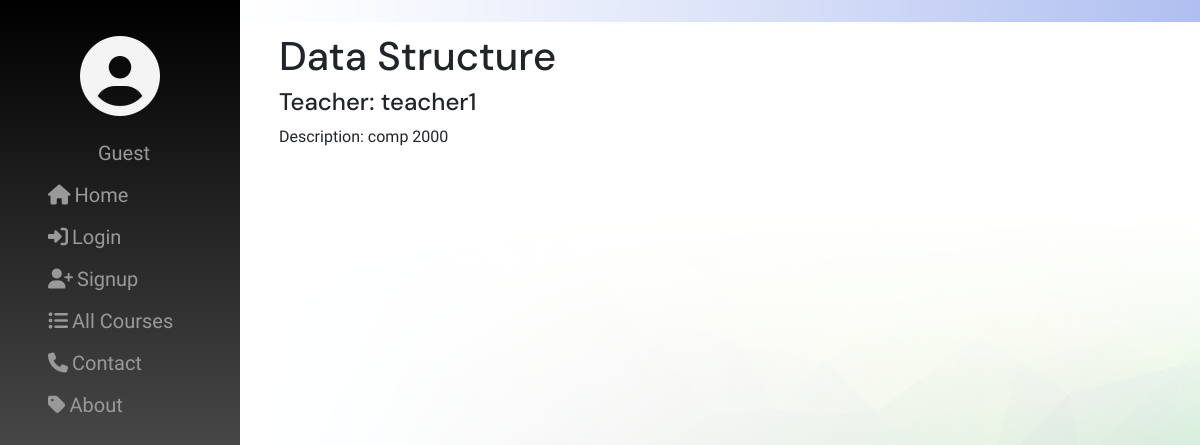
Page /courses/detail/1/ on the earlier database version.
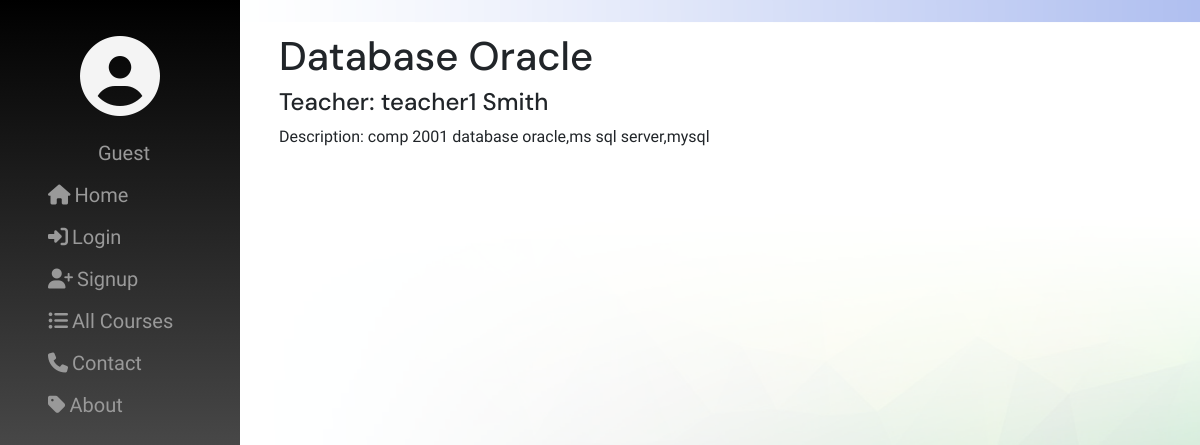
Same page on the later database version.
### courses/models.py (models this page shows, shortened)
class Course(models.Model):
    course_name = models.CharField(max_length=200)
    course_description = models.TextField()
    teacher = models.ForeignKey(User, related_name="course", on_delete=models.CASCADE)
    students = models.ManyToManyField(User, through='Enrollment', related_name="student_course")
    class Meta:
        ordering = ['course_name']

### users/models.py (models this page shows)
class User(auth.models.AbstractUser):
    USER_TYPE_CHOICES = (
        (1, 'Student'),
        (2, 'Teacher')
    )
    user_type = models.PositiveIntegerField(choices=USER_TYPE_CHOICES, default=1)
    def __str__(self):
        return self.first_name + ' ' + self.last_name

### courses/views.py (the view)
# urls.py: re_path(r'^detail/(?P<pk>[-\w]+)/$', views.CourseDetail.as_view(), name='detail'),
class CourseDetail(generic.DetailView):
    model = Course
    def get_context_data(self,**kwargs):
        assignments = Assignment.objects.filter(course=self.kwargs['pk'])
        resources = Resource.objects.filter(course=self.kwargs['pk'])
        context = super(CourseDetail, self).get_context_data(**kwargs)
        context['assignments'] = assignments
        context['resources'] = resources
        return context

### courses/context_processors.py (called while the page is built)
def courses_processor(request):
    course = Course.objects.all()
    return {'list_courses': course}

### courses/templates/courses/course_detail.html (shortened to what this page needs)
{% extends 'courses/course_base.html' %}
{% block main_content %}
<h1>{{course.course_name}}</h1>
<h4>Teacher: {{course.teacher}}</h4>
<p>Description: {{course.course_description}}</p>
{% endblock main_content %}

Differences in the rows shown:
changed Course: course_name "Data Structure" → "Database Oracle"; teacher "teacher1" → "teacher1 Smith"; course_description "comp 2000" → "comp 2001 database oracle,ms sql server,mysql"
